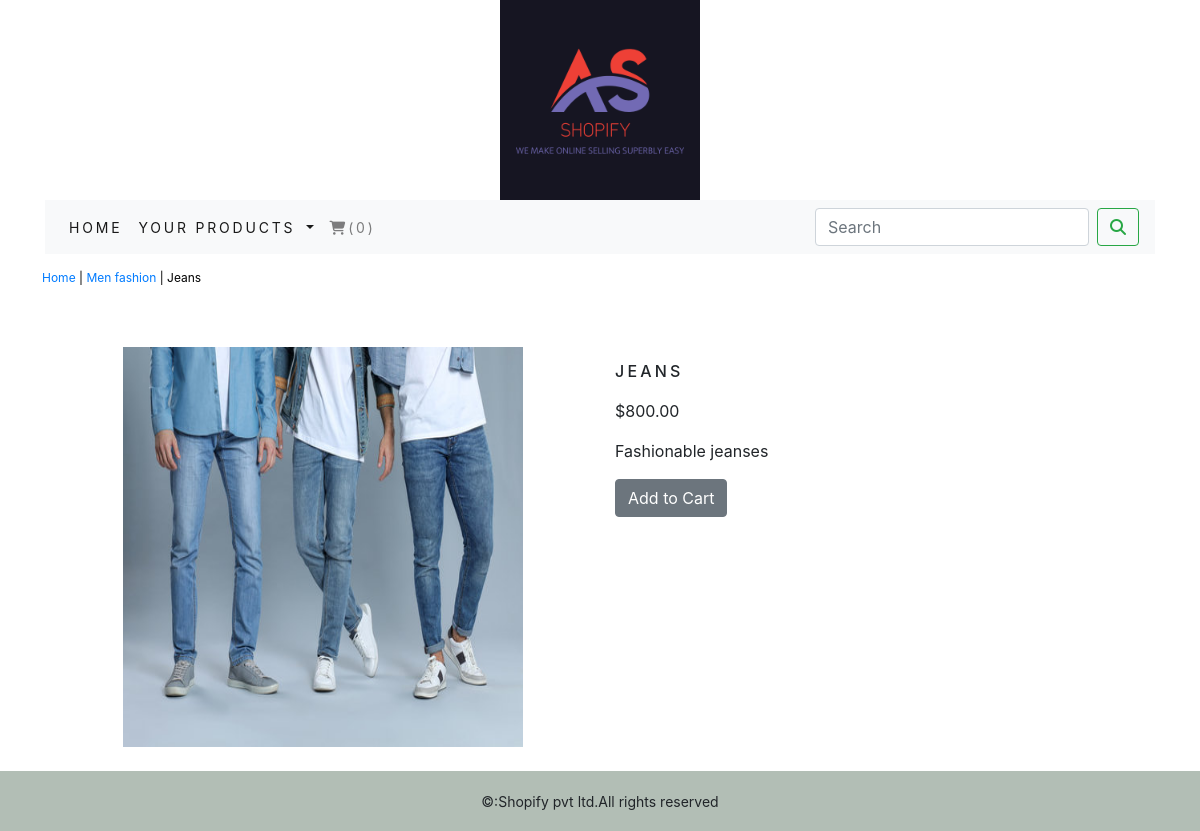
Page /ecomapp/men-fashion/jeans on the committed database.
### ecomapp/models.py (models this page shows, shortened)
class Product(models.Model):
    name = models.CharField(max_length=250, unique=True)
    slug = models.SlugField(max_length=250, unique=True)
    description = models.TextField(blank=True)
    price=models.DecimalField(max_digits=10,decimal_places=2)
    category=models.ForeignKey(Category,on_delete=models.CASCADE)
    img = models.ImageField(upload_to='product', blank=True)
    stock=models.IntegerField()
    available=models.BooleanField(default=True)
    created=models.DateField(auto_now_add=True)
    updated=models.DateField(auto_now=True)
    class Meta:
        ordering = ('name',)
        verbose_name = 'product'
        verbose_name_plural= 'products'

class Category(models.Model):
    name=models.CharField(max_length=250,unique=True)
    slug=models.SlugField(max_length=250,unique=True)
    description=models.TextField(blank=True)
    img=models.ImageField(upload_to='category',blank=True)
    class Meta:
        ordering=('name',)
        verbose_name='category'
        verbose_name_plural='categories'
    def get_url(self):
        return reverse('ecomapp:products_by_category',args=[self.slug])
    def __str__(self):
        return  '{}'.format(self.name)

### ecomapp/views.py (the view)
# urls.py: path('<slug:c_slug>/<slug:product_slug>', views.proDetail, name='procatdetail')
def proDetail(request,c_slug,product_slug):
    try:
        product=Product.objects.get(category__slug=c_slug,slug=product_slug)
    except Exception as e:
        raise e
    return render(request,'product.html',{'product':product})

### cart/context_processors.py (called while the page is built)
def counter(request):
    item_count=0
    if 'admin' in request.path:
        return {}
    else:
        try:
            cart=Cart.objects.filter(cart_id=_cart_id_(request))
            cart_items=Cart_item.objects.all().filter(cart=cart[:1])
            for cart_item in cart_items:
                item_count += cart_item.quantity
        except Cart.DoesNotExist:
            item_count=0
    return dict(item_count=item_count)

### cart/views.py (called while the page is built)
def _cart_id_(request):
    cart = request.session.session_key
    if not cart:
        cart = request.session.create()
    return cart

### ecomapp/context_processors.py (called while the page is built)
def menu_links(request):
    links=Category.objects.all()
    return dict(links=links)

### templates/product.html (shortened to what this page needs)
{% extends 'base.html' %}
{% load static %}
{% block content %}
<div class="row my_prod_row_class">
  <div class="mx_auto">
    <p><a href="{% url 'ecomapp:allProdCat' %}">Home</a> | <a href="{{product.category.get_url}}">{{product.category}}</a> | {{product.name}}</p>
  </div>
</div>
<div class="container">
<br>
<div class="row">
    <div class="col-12 col-sm12 col-md-12 col-lg-6 text-center">
        <div style="min-width:18rem">
            <img src="{{product.img.url}}" alt="{{product.name}}" height="400" width="400">
        </div>
    </div>
        <div class="col-12 col-sm12 col-md-12 col-lg-6">
            <div>
            <h1 class="my_prod_title">{{product.name}}</h1>
            <p>${{product.price}}</p>
            <p class="text-justify my_prod_text">{{product.description}}</p>
            {% if product.stock <= 0 %}
            <p class="my_prod_title"><b>Out Of Stock</b></p>
            {% else %}
            <a class="btn btn-secondary" href="{% url 'cart:AddCart' product.id %}">Add to Cart</a>
            {% endif %}
        </div>
    </div>
    </div>
    <br>
</div>
{% endblock %}

### static/css/context.css (style rules this page uses)
.my_prod_row_class { padding-top:15px; padding-bottom:20px; }
.my_prod_row_class .mx_auto { color:#000; font-size:12px; text-decoration:none; }
.my_prod_title { font-size:16px; text-transform:uppercase; letter-spacing:.2em; padding-top:15px; padding-bottom:10px; }
.my_prod_text { padding-right:20px; }

### rows in the picture
Product: category "Men fashion", name "Jeans", img (picture), name "JEANS", price "800.00", description "Fashionable jeanses"

### other values in the picture
{{ item_count }} "0"
